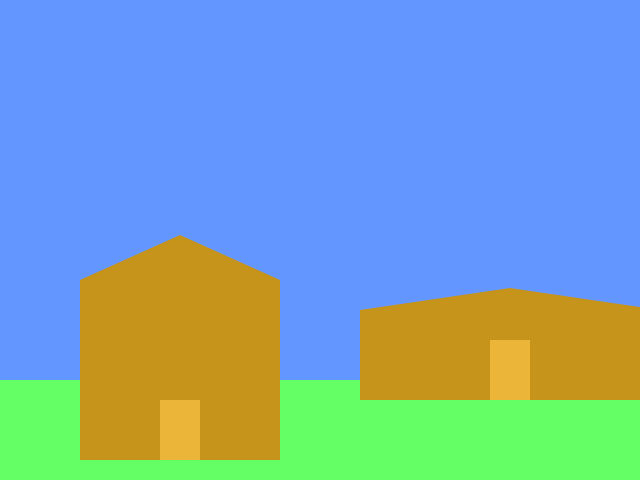
Frame 1 (no input)
Frame 60 (the mouse pressed at the canvas centre just before this capture): identical to frame 1, image omitted
Frame 120 (the mouse held since frame 60 and released just before this capture): identical to frame 1, image omitted

The Processing sketch that drew this single still picture (run headless with seeded random() and noise(); from frame 60 on, the mouse is pressed at the canvas centre):

// Processing sketch: bobthebuilder
// ── bobthebuilder.pde
/**
 * A function that takes arguments to build a house
 */
void setup() {
  size(640, 480);
  noStroke();
}

void draw() {
  background(100, 150, 255);
  fill(100, 255, 100);
  rect(0, height-100, width, height-100);
  buildMeAHouse(80, 280, 200, 180);
  buildMeAHouse(360, 310, 300, 90);
}

void buildMeAHouse(int x, int y, int w, int h) {
  // int x = 100
  // int y = 210
  fill(198, 147, 27);
  rect(x, y, w, h);
  triangle(x, y, x+w, y, x+(w/2), y-(h/4));
  fill(234, 181, 56);
  rect(x+(w/2)-20, y+h-60, 40, 60);
}
